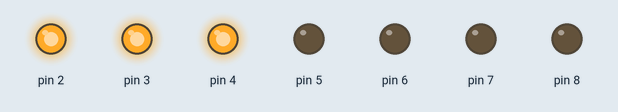
Recording of a sketch running on a simulated Arduino Uno, built with avr-gcc and run on an emulated ATmega328P. On the bench: output pins drawn as LEDs (lit = HIGH).

Above: at 0.1 s.
At 1.1 s:
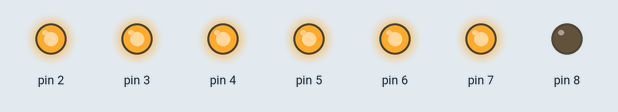
Timing chart, 0 to 3.5 s (numbered marks = the images above):
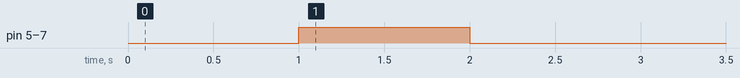

The sketch:

LOL.ino
```cpp
void print_number(int a) {
  PORTD = PORTD & 0b00000011;
  PORTB = PORTB & 0b01111111;
  switch (a) {


    case 0:
      PORTD = PORTD | 0b11111100;
      PORTB = PORTB & 0b11111110;
      break;


    case 7:
      PORTD = PORTD | 0b00011100;
      PORTB = PORTB & 0b11111110;
      break;

  }
}
void setup() {
  DDRD = DDRD | 0b11111100;
  DDRB = DDRB | 0b00000001;
  print_number(7);
  delay(1000);
  print_number(0);
  delay(1000);
  print_number(7);
  delay(1000);


}

void loop() {


}
```
